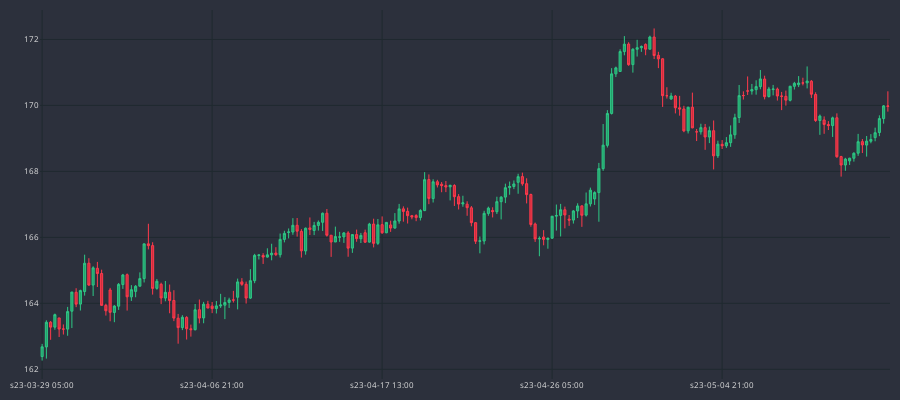

The cell this chart's notebook holds for it:
### Code cell
fig = go.Figure()
fig.add_trace(go.Candlestick(
    x=df_plot.sTime,
    open=df_plot.mid_o,
     high=df_plot.mid_h,
     low=df_plot.mid_l,
     close=df_plot.mid_c,
    line=dict(width=1), opacity=1,
    increasing_fillcolor="#24A06B",
    decreasing_fillcolor="#CC2E3C",
    increasing_line_color="#2EC886",
    decreasing_line_color="#FF3A4C",
))
fig.update_yaxes(
    gridcolor="#1f292f"
)
fig.update_xaxes(
    gridcolor="#1f292f",
    rangeslider=dict(visible=False),
    nticks=5
)
fig.update_layout(
    width=900,
    height=400,
    margin=dict(l=10,r=10,b=10,t=10),
    paper_bgcolor="#2c303c",
    plot_bgcolor="#2c303c",
    font=dict(size=8, color="#e1e1e1"),
)
fig.show()

### Figure 1 — Plotly figure (JSON) as saved in the notebook; plotly's stock layout.template omitted (floating-point values rounded to 4 significant figures; data arrays with more than 128 entries replaced by an {"elided": "..."} marker saying what was removed)
{"data": [{"close": {"elided": "200 float values"}, "decreasing": {"fillcolor": "#CC2E3C", "line": {"color": "#FF3A4C"}}, "high": {"elided": "200 float values"}, "increasing": {"fillcolor": "#24A06B", "line": {"color": "#2EC886"}}, "line": {"width": 1}, "low": {"elided": "200 float values"}, "opacity": 1, "open": {"elided": "200 float values"}, "type": "candlestick", "x": {"elided": "200 str values"}}], "layout": {"font": {"color": "#e1e1e1", "size": 8}, "height": 400, "margin": {"b": 10, "l": 10, "r": 10, "t": 10}, "paper_bgcolor": "#2c303c", "plot_bgcolor": "#2c303c", "width": 900, "xaxis": {"gridcolor": "#1f292f", "nticks": 5, "rangeslider": {"visible": false}}, "yaxis": {"gridcolor": "#1f292f"}}}
